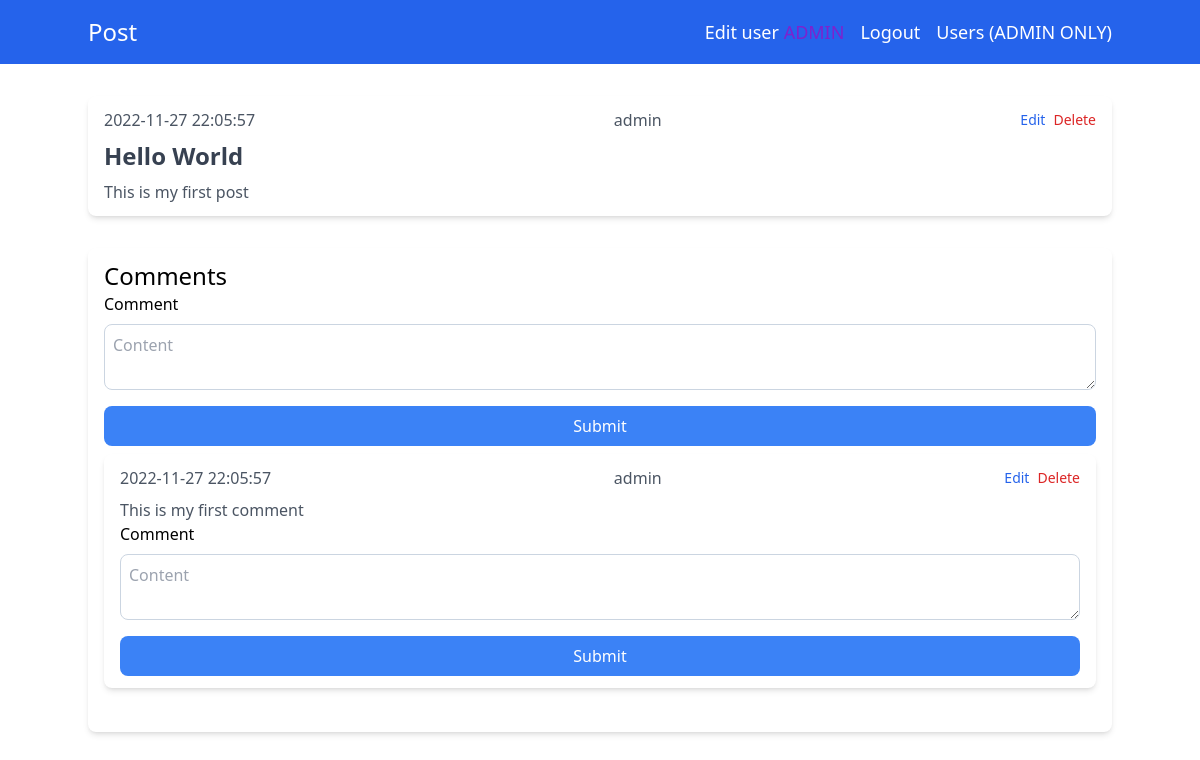
The app's page /posts/1 (signed in) with its own data.
### tables this page shows
CREATE TABLE
    IF NOT EXISTS `posts` (
        id INT NOT NULL AUTO_INCREMENT,
        user_id INT NOT NULL,
        title VARCHAR(50) NOT NULL,
        content TEXT NOT NULL,
        image LONGBLOB NULL,
        created_at DATETIME NOT NULL DEFAULT CURRENT_TIMESTAMP,
        PRIMARY KEY (id),
        FOREIGN KEY (user_id) REFERENCES users(id)
    );

CREATE TABLE
    IF NOT EXISTS `comments` (
        id INT NOT NULL AUTO_INCREMENT,
        user_id INT NOT NULL,
        post_id INT NOT NULL,
        content TEXT NOT NULL,
        created_at DATETIME NOT NULL DEFAULT CURRENT_TIMESTAMP,
        comment_parent_id INT DEFAULT NULL,
        PRIMARY KEY (id),
        FOREIGN KEY (user_id) REFERENCES users(id) ON DELETE CASCADE,
        FOREIGN KEY (post_id) REFERENCES posts(id) ON DELETE CASCADE,
        FOREIGN KEY (comment_parent_id) REFERENCES comments(id) ON DELETE CASCADE
    );

### index.php (called while the page is built, shortened)
<?php
$httpRequest = new HttpRequest();
$router = new Router();
try {
    $route = $router->getRoute($httpRequest->getUrl(), $httpRequest->getMethod());
    $controller = $route->getController();
    $controller->view($route->getActionOrView());
} catch (RouteNotFoundException $e) {
} catch (ViewNotFoundException $e) {
    echo $e->getMessage();
}

### app/Framework/Database.php (called while the page is built, shortened)
<?php
class Database
{
    private PDO $_connection;
    private static ?Database $_instance = null;
    protected function __construct()
    {
        $this->_connection = new PDO('mysql:host=' . DB_HOST . ';dbname=' . DB_NAME, DB_USER, DB_PASSWORD);
    }
    public function getConnection(): PDO
    {
        return $this->_connection;
    }
    public static function getInstance(): Database
    {
        if (self::$_instance == null) {
            self::$_instance = new Database();
        }
        return self::$_instance;
    }
}

### app/Model/Post.php (called while the page is built, shortened)
<?php
class Post
{
    private static ?Manager $_manager = null;
    public static function getPost(int $id): PostEntity | null
    {
        return self::getManager()->getById($id);
    }
    private static function getManager(): Manager
    {
        if (self::$_manager === null) {
            self::$_manager = new Manager('posts', PostEntity::class);
        }
        return self::$_manager;
    }
}

### app/Framework/Manager.php (called while the page is built, shortened)
<?php
class Manager
{
    protected PDO $_connection;
    public function __construct(
        private readonly string $_table_name,
        private readonly mixed  $_object,
    ) {
        $this->_connection = Database::getInstance()->getConnection();
    }
    public function getById($id)
    {
        $req = $this->_connection->prepare('SELECT * FROM ' . $this->_table_name . ' WHERE id = :id');
        $req->bindParam(':id', $id);
        $req->execute();
        $data = $req->fetch(PDO::FETCH_ASSOC);
        return new $this->_object($data);
    }
    public function getBy(string $key, mixed $value): array
    {
        $req = $this->_connection->prepare('SELECT * FROM ' . $this->_table_name . ' WHERE ' . $key . ' = :value');
        $req->bindParam(':value', $value);
        $req->execute();
        $data = $req->fetchAll(PDO::FETCH_ASSOC);
        $objects = [];
        foreach ($data as $object) {
            $objects[] = new $this->_object($object);
        }
        return $objects;
    }
}

### app/Model/User.php (called while the page is built, shortened)
<?php
class User
{
    private static ?Manager $_manager = null;
    public static function getUser(int $id): UserEntity
    {
        return self::getManager()->getById($id);
    }
    private static function getManager(): Manager
    {
        if (self::$_manager === null) {
            self::$_manager = new Manager('users', UserEntity::class);
        }
        return self::$_manager;
    }
}

### app/Utils/Session.php (called while the page is built, shortened)
<?php
class Session
{
    public static function get(): ?UserEntity
    {
        if (isset($_SESSION['user'])) {
            return new UserEntity($_SESSION['user']);
        }
        return null;
    }
}

### app/Entity/UserEntity.php (called while the page is built, shortened)
<?php
class UserEntity
{
    private int $_id;
    private string $_username;
    private bool $_admin;
    public function getId(): int
    {
        return $this->_id;
    }
    public function getUsername(): string
    {
        return $this->_username;
    }
    public function admin(): bool
    {
        return $this->_admin;
    }
}

### app/Entity/PostEntity.php (called while the page is built, shortened)
<?php
class PostEntity
{
    private int $_id;
    private int $_user_id;
    private string $_title;
    private string $_content;
    private string $_created_at;
    public function getId(): int
    {
        return $this->_id;
    }
    public function getUser(): UserEntity
    {
        return User::getUser($this->_user_id);
    }
    public function getTitle(): string
    {
        return $this->_title;
    }
    public function getContent(): string
    {
        return $this->_content;
    }
    public function getCreatedAt(): string
    {
        return $this->_created_at;
    }
}

### app/Model/Comment.php (called while the page is built, shortened)
<?php
class Comment
{
  private static ?Manager $_manager = null;
  public static function getCommentsBy(string $field, int $post_id): array
  {
    return self::getManager()->getBy($field, $post_id);
  }
  private static function getManager(): Manager
  {
    if (self::$_manager === null) {
      self::$_manager = new Manager('comments', CommentEntity::class);
    }
    return self::$_manager;
  }
}

### app/Entity/CommentEntity.php (called while the page is built, shortened)
<?php
class CommentEntity
{
    private int $_id;
    private int $_user_id;
    private string $_content;
    private string $_created_at;
    private int|null $_comment_parent_id = null;
    public function getId(): int
    {
        return $this->_id;
    }
    public function getUser(): UserEntity
    {
        return User::getUser($this->_user_id);
    }
    public function getContent(): string
    {
        return $this->_content;
    }
    public function getCreatedAt(): string
    {
        return $this->_created_at;
    }
    public function getCommentParentId(): int|null
    {
        return $this->_comment_parent_id;
    }
    public function getComments(): array
    {
        return Comment::getCommentsBy('comment_parent_id', $this->_id);
    }
}

### app/Controller/PostController.php (called while the page is built, shortened)
<?php
class PostController extends BaseController
{
    protected function getTitle(): string
    {
        return "Post";
    }
}

### app/View/Post.php (the view, shortened to what this page needs)
<?php
$post_id = $params['id'];
if (null !== Session::get() && null !== Session::get()->getId()) {
    $user = User::getUser(Session::get()->getId());
}
$post = Post::getPost($post_id);
$comments = Comment::getCommentsBy('post_id', $post_id);
function generate_comment(CommentEntity $comment, PostEntity $post, UserEntity $user, int $deepness)
{
    $comments_of_comment = $comment->getComments();
    if ((null !== Session::get() && ($user->admin() == 1 || Session::get()->getId() == $comment->getUserId()))) {
        $edit_link = '<a href="/posts/' . $post->getId() . '/comments/' . $comment->getId() . '/edit" class="text-sm font-medium text-blue-600 hover:underline">Edit</a>';
        $delete_link = '<form action="/posts/' . $post->getId() . '/comments/' . $comment->getId() . '/delete" method="post" class="contents">
            <input type="submit" value="Delete" class="text-sm font-medium text-red-600 hover:underline cursor-pointer">
        </form>';
    } else {
        $edit_link = '';
        $delete_link = '';
    }
    if (count($comments_of_comment) > 0) {
        $comments_of_comment_html = '<div class="mt-' . ($deepness * 2) . ' flex flex-col gap-4">';
        foreach ($comments_of_comment as $comment_of_comment) {
            $comments_of_comment_html .= generate_comment($comment_of_comment, $post, $user, $deepness + 1);
        }
        $comments_of_comment_html .= '</div>';
    } else {
        $comments_of_comment_html = '';
    }
    if (null !== Session::get()) {
        $new_comment_form = '<form action="/posts/' . $post->getId() . '/comments/' . $comment->getId() . '/comments" method="post" id="new-comment-' . $comment->getId() . '" class="flex flex-col gap-4">
            <div class="flex flex-col gap-2">
                <label>Comment</label>
                <textarea name="content" form="new-comment-' . $comment->getId() . '" placeholder="Content" class="border border-slate-300 rounded-lg p-2" required></textarea>
            </div>
            <div class="flex flex-col gap-2">
                <input type="submit" name="submit" value="Submit" class="bg-blue-500 text-white rounded-lg p-2 cursor-pointer hover:bg-blue-600">
            </div>
        </form>';
    } else {
        $new_comment_form = '<div class="text-red-500">You must be logged in to comment</div>';
    }
    return <<<HTML
        <article class="px-4 py-3 mb-8 bg-white rounded-lg shadow-md">
            <div class="flex justify-between items-center">
                <span class="font-light text-gray-600">{$comment->getCreatedAt()}</span>
                <span class="font-light text-gray-600">{$comment->getUser()->getUsername()}</span>
                <div class="flex gap-2">
                    {$edit_link}
                    {$delete_link}
                </div>
            </div>
            <div class="mt-2">
                <p class="mt-2 text-gray-600">{$comment->getContent()}</p>
            </div>
            {$comments_of_comment_html}
            {$new_comment_form}
        </article>
    HTML;
}
?>
<article class="px-4 py-3 mb-8 bg-white rounded-lg shadow-md">
    <div class="flex justify-between items-center">
        <span class="font-light text-gray-600"><?= $post->getCreatedAt() ?></span>
        <span class="font-light text-gray-600"><?= $post->getUser()->getUsername() ?></span>
        <div class="flex gap-2">
            <?php if (null !== Session::get() && ($user->admin() == 1 || Session::get()->getId() == $post->getUserId())) : ?>
                <a href="/posts/<?= $post->getId() ?>/edit" class="text-sm font-medium text-blue-600 hover:underline">Edit</a>
                <form action="/posts/<?= $post->getId() ?>/delete" method="post" class="contents">
                    <input type="submit" value="Delete" class="text-sm font-medium text-red-600 hover:underline cursor-pointer">
                </form>
            <?php endif; ?>
        </div>
    </div>
    <div class="mt-2">
        <a href="/posts/<?= $post->getId() ?>" class="text-2xl text-gray-700 font-bold hover:underline"><?= $post->getTitle() ?></a>
        <p class="mt-2 text-gray-600"><?= nl2br($post->getContent()) ?></p>
    </div>
</article>
<section class="px-4 py-3 mb-8 bg-white rounded-lg shadow-md">
    <h1 class="text-2xl">Comments</h1>
    <form action="/posts/<?= $post->getId() ?>/comments" method="post" id="new-comment" class="flex flex-col gap-4">
        <div class="flex flex-col gap-2">
            <label>Comment</label>
            <textarea name="content" form="new-comment" placeholder="Content" class="border border-slate-300 rounded-lg p-2" required></textarea>
        </div>
        <div class="flex flex-col gap-2">
            <input type="submit" name="submit" value="Submit" class="bg-blue-500 text-white rounded-lg p-2 cursor-pointer hover:bg-blue-600" <?php if (null === Session::get()) echo 'disabled' ?>>
        </div>
    </form>
    <div class="mt-2 flex flex-col gap-4">
        <?php foreach ($comments as $comment) : ?>
            <?php if (null === $comment->getCommentParentId()) : ?>
                <?= generate_comment($comment, $post, $user, 1) ?>
            <?php endif; ?>
        <?php endforeach; ?>
    </div>
</section>

### app/Framework/BaseController.php (shortened to what this page needs)
<?php
abstract class BaseController
{
    private array $_params;
    private ControllerType $_type;
    protected bool $_show_header = true;
    public function view(string $filename): void
    {
        if ($this->_type == ControllerType::ACTION && file_exists(__DIR__ . "/../Action/" . $filename . ".php")) {
            extract($this->_params);
            $params = $this->_params;
            include(__DIR__ . "/../Action/" . $filename . ".php");
        } else if ($this->_type == ControllerType::VIEW && file_exists(__DIR__ . "/../View/" . $filename . ".php")) {
            extract($this->_params);
            $title = $this->getTitle();
            $params = $this->_params;
            $show_header = $this->_show_header;
            include(__DIR__ . "/../View/" . $filename . ".php");
            $content = ob_get_clean();
            include(__DIR__ . "/../View/layout.php");
        } else {
            throw new ViewNotFoundException($filename);
        }
    }
    public function setParams($params): void
    {
        $this->_params = $params;
    }
    public function setControllerType(ControllerType $type): void
    {
        $this->_type = $type;
    }
}

### app/View/layout.php (shortened to what this page needs)
<?php
if (null !== Session::get() && null !== Session::get()->getId()) {
    $user = User::getUser(Session::get()->getId());
}
?>
<!DOCTYPE html>
<html lang="en">
<head>
    <script src="https://cdn.tailwindcss.com"></script>
</head>
<body>
    <?php if (!isset($show_header) || $show_header) : ?>
        <header class="bg-blue-600 text-white p-4 mb-8">
            <div class="container mx-auto flex justify-between items-center">
                <h1 class="text-2xl"><?= $title ?></h1>
                <div class="flex gap-4">
                    <?php if (null !== Session::get() && null !== Session::get()->getId()) : ?>
                        <a href="/users/<?= Session::get()->getId() ?>/edit" class="text-lg">Edit user <span class="text-purple-700 uppercase"><?= $user->getUsername() ?></span></a>
                    <?php endif; ?>
                    <?php if (null !== Session::get() && null !== Session::get()->getUsername()) : ?>
                        <a href="/logout" class="text-lg">Logout</a>
                    <?php else : ?>
                        <a href="/login" class="text-lg">Login</a>
                    <?php endif; ?>
                    <?php if (null !== Session::get() && $user->admin() == 1) : ?>
                        <a href="/users" class="text-lg">Users (ADMIN ONLY)</a>
                    <?php endif; ?>
                </div>
            </div>
        </header>
    <?php endif; ?>
    <main class="container mx-auto">
        <?= $content ?>
    </main>
</body>
</html>

### records on screen
posts: created_at "2022-11-27 22:05:57", title "Hello World", content "This is my first post"
comments: created_at "2022-11-27 22:05:57", Username "admin", content "This is my first comment", content "Content"

### other values on screen
$title "Post"
$post->getUser()->getUsername() "admin"
